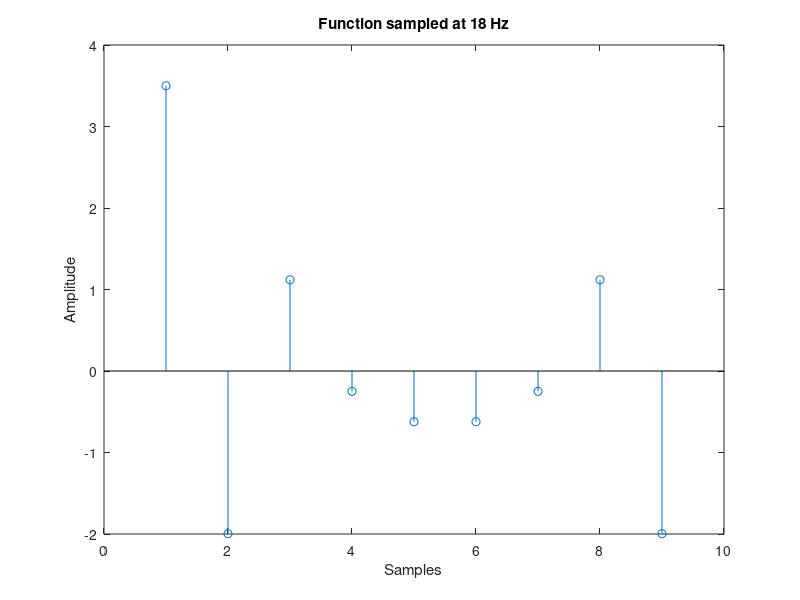
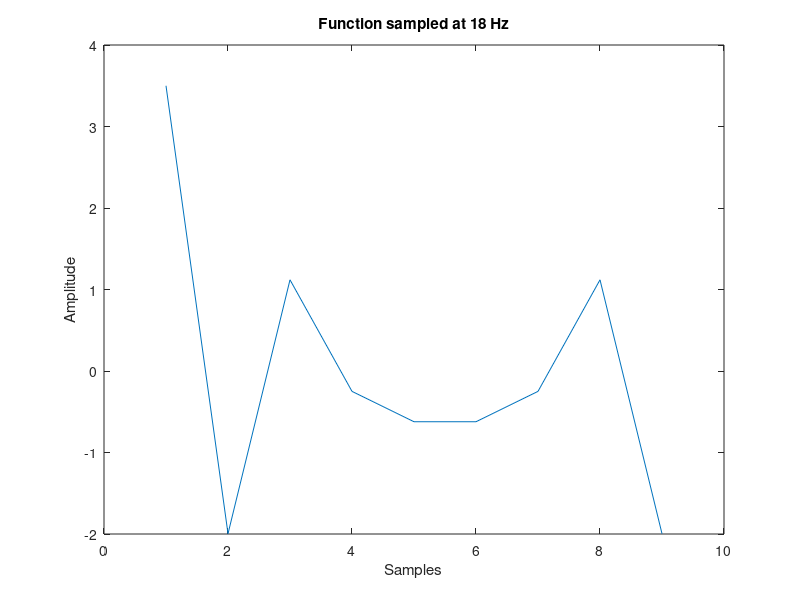

Reproduce these figures in MATLAB, in order.
a = 2;
pi=3.14159;
t=[0:1/(9*a):(1/a)-(1/(9*a))];
f1= a*cos(2*pi*5*a*t);
f2=(a/2)*cos(2*pi*6*a*t);
f3=(a/4)*cos(2*pi*10*a*t);
f4=f1+f2+f3;
%sampling frequency = 14a = 28hz ===> sampling time = 1/28 s

figure;
stem(f4)
title('Function sampled at 18 Hz')
xlabel('Samples')
ylabel('Amplitude')
figure;
plot(f4)
title('Function sampled at 18 Hz')
xlabel('Samples')
ylabel('Amplitude')